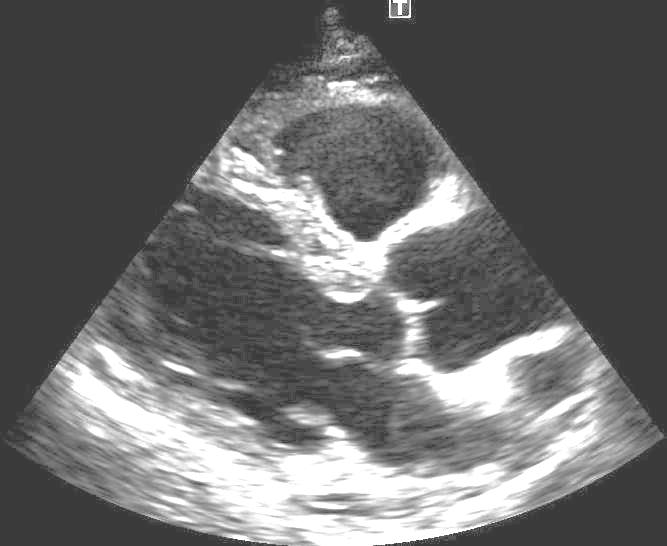
%> input picture @teste.jpg, 667 x 546 px
$ octave --eval "result = eqHipercubica(imread('@teste.jpg'));"   (GNU Octave 9; MATLAB toolbox functions it lacks are replaced by stand-ins)
%> lines starting %> are read from the running program, lines starting %| are printed output that depends on the picture
function g = eqHipercubica(f)
    F = (imhist(f)/sum(imhist(f)));
%> F = 256 values, max 0.43 at index 59, min 0 at index 1, mean 0.00391
    for i = 2:numel(F), F(i,1) = F(i,1)+F((i-1),1); end;
%> after the loop, F = 256 values from 0 to 1

    F = floor(( power( ( nthroot(255,3) * F ) , 3 ) ));
%> F = 256 values from 0 to 255

    g = f;
%> g is the input picture: size 546x667 uint8; min 38, max 255, mean 106.9
    for i = 1:256
        t = find(f==(i-1));
        vazio = isempty(t);
        if ~vazio
            g(t) = F(i);
        end
    end
%> this loop made 256 passes
%> vazio on passes 1 to 3: true, true, true
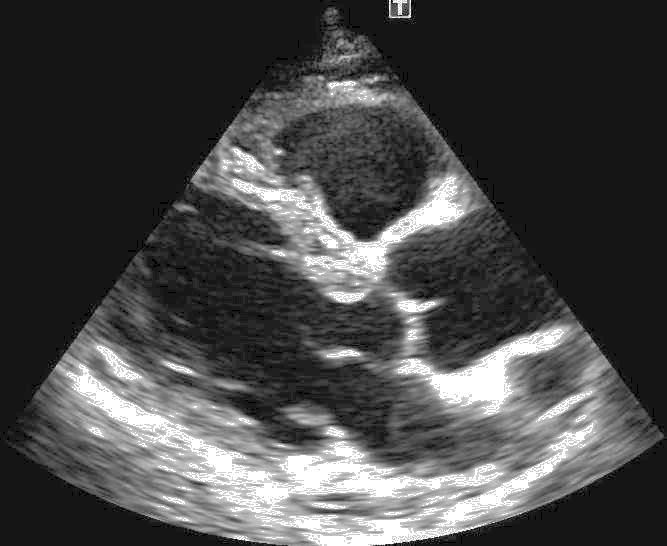
%> g: size 546x667 uint8; min 0, max 255, mean 71.7
%> `result = eqHipercubica(imread('@teste.jpg'));`:
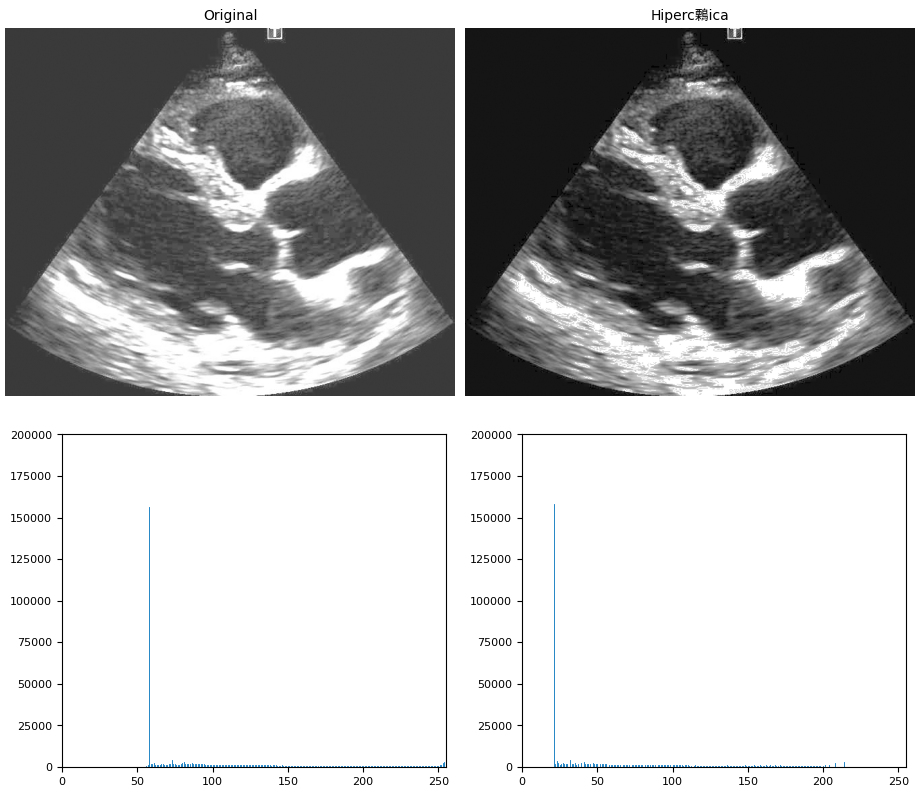
%> figure redrawn from the program's plot data, 4 panels

    subplot(2,2,1), imshow(f);
    title('Original');
    subplot(2,2,2), imshow(g);
    title('Hiperc鷅ica');
    subplot(2,2,3), imhist(f);
    subplot(2,2,4), imhist(g);

$ run again, on 156079.jpg
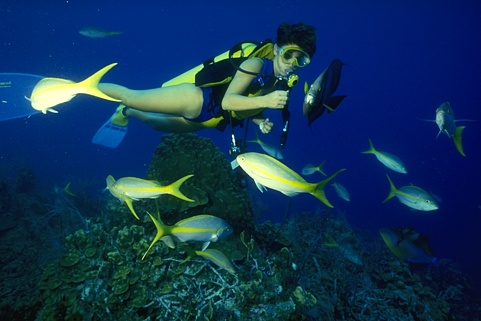
%> input picture 156079.jpg, 481 x 321 px
%> in eqHipercubica, `F = (imhist(f)/sum(imhist(f)));`: F = 256 values, max 0.118 at index 1, min 0.000153 at index 239, mean 0.00391
%> after the loop in eqHipercubica, `for i = 2:numel(F), F(i,1) = F(i,1)+F((i-1),1); end;`: F = 256 values from 0.118 to 1
%> in eqHipercubica, `F = floor(( power( ( nthroot(255,3) * F ) , 3 ) ));`: F = 256 values from 0 to 255
%> in eqHipercubica, g is the input picture: size 321x481x3 uint8; mean R, G, B 17.5, 52.1, 86.7
%> after the loop in eqHipercubica, `for i = 1:256`:
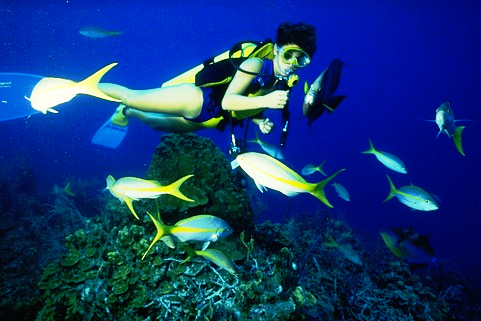
%> g: size 321x481x3 uint8; mean R, G, B 19.2, 55.4, 117.2
%> `result = eqHipercubica(imread('@teste.jpg'));`:
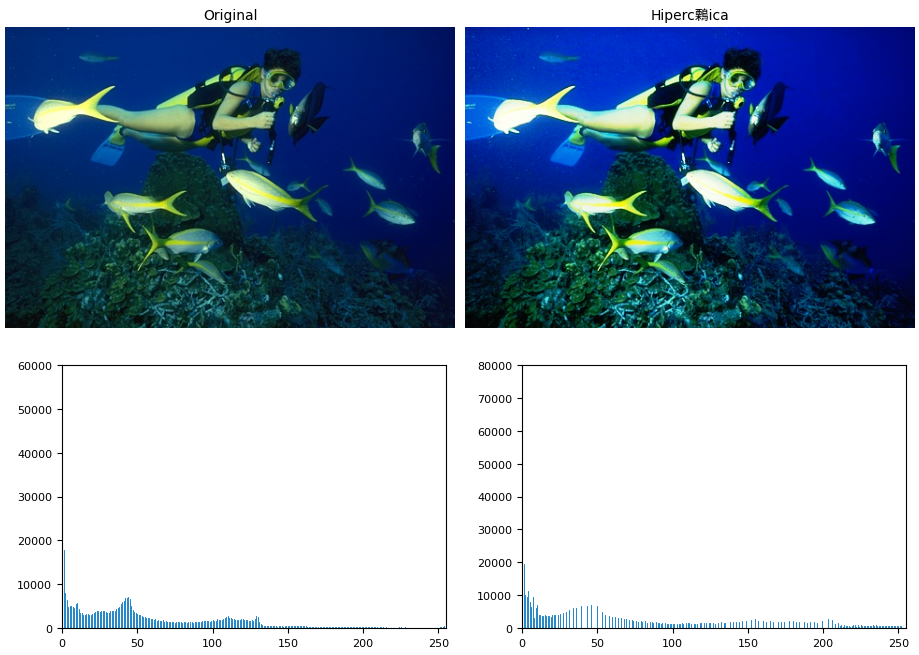
%> figure redrawn from the program's plot data, 4 panels

$ run again, on 220003.jpg
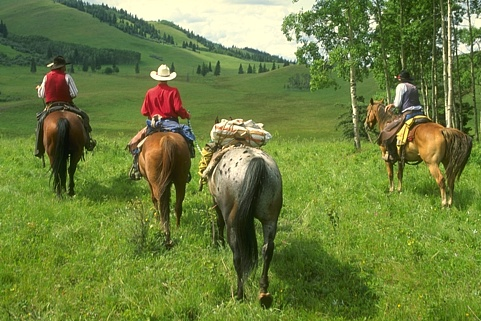
%> input picture 220003.jpg, 481 x 321 px
%> in eqHipercubica, `F = (imhist(f)/sum(imhist(f)));`: F = 256 values, max 0.0113 at index 256, min 0.000484 at index 232, mean 0.00391
%> after the loop in eqHipercubica, `for i = 2:numel(F), F(i,1) = F(i,1)+F((i-1),1); end;`: F = 256 values from 0.0034 to 1
%> in eqHipercubica, `F = floor(( power( ( nthroot(255,3) * F ) , 3 ) ));`: F = 256 values from 0 to 254
%> in eqHipercubica, g is the input picture: size 321x481x3 uint8; mean R, G, B 109.2, 126.9, 61.6
%> after the loop in eqHipercubica, `for i = 1:256`:
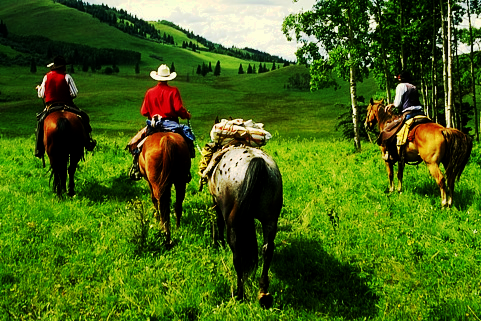
%> g: size 321x481x3 uint8; mean R, G, B 69, 100.4, 22.3
%> `result = eqHipercubica(imread('@teste.jpg'));`:
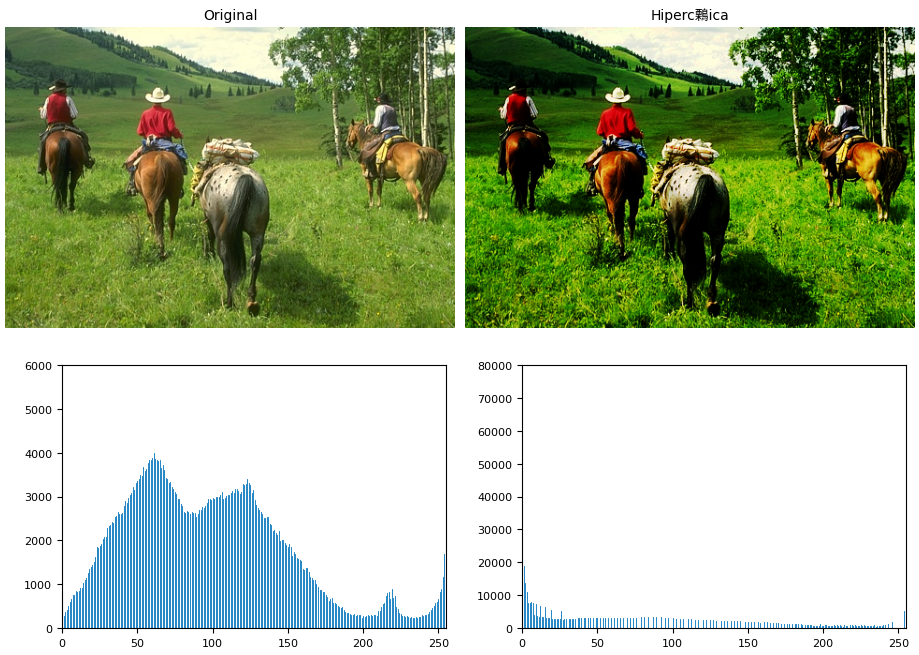
%> figure redrawn from the program's plot data, 4 panels
